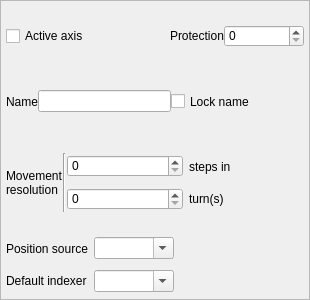
       <widget class="QFrame" name="frame" >
        <property name="sizePolicy" >
         <sizepolicy vsizetype="Expanding" hsizetype="Expanding" >
          <horstretch>0</horstretch>
          <verstretch>0</verstretch>
         </sizepolicy>
        </property>
        <property name="minimumSize" >
         <size>
          <width>192</width>
          <height>300</height>
         </size>
        </property>
        <property name="sizeIncrement" >
         <size>
          <width>30</width>
          <height>30</height>
         </size>
        </property>
        <property name="baseSize" >
         <size>
          <width>192</width>
          <height>197</height>
         </size>
        </property>
        <property name="frameShape" >
         <enum>QFrame::StyledPanel</enum>
        </property>
        <property name="frameShadow" >
         <enum>QFrame::Raised</enum>
        </property>
        <layout class="QGridLayout" >
         <property name="leftMargin" >
          <number>5</number>
         </property>
         <property name="topMargin" >
          <number>5</number>
         </property>
         <property name="rightMargin" >
          <number>5</number>
         </property>
         <property name="bottomMargin" >
          <number>5</number>
         </property>
         <property name="horizontalSpacing" >
          <number>0</number>
         </property>
         <property name="verticalSpacing" >
          <number>6</number>
         </property>
         <item row="0" column="0" >
          <layout class="QHBoxLayout" >
           <item>
            <widget class="QCheckBox" name="ACTIVE" >
             <property name="sizePolicy" >
              <sizepolicy vsizetype="Expanding" hsizetype="Expanding" >
               <horstretch>0</horstretch>
               <verstretch>0</verstretch>
              </sizepolicy>
             </property>
             <property name="minimumSize" >
              <size>
               <width>60</width>
               <height>16</height>
              </size>
             </property>
             <property name="baseSize" >
              <size>
               <width>66</width>
               <height>18</height>
              </size>
             </property>
             <property name="font" >
              <font>
               <pointsize>9</pointsize>
              </font>
             </property>
             <property name="text" >
              <string>Active axis</string>
             </property>
            </widget>
           </item>
           <item>
            <spacer>
             <property name="orientation" >
              <enum>Qt::Horizontal</enum>
             </property>
             <property name="sizeHint" >
              <size>
               <width>40</width>
               <height>16</height>
              </size>
             </property>
            </spacer>
           </item>
           <item>
            <widget class="QLabel" name="label" >
             <property name="sizePolicy" >
              <sizepolicy vsizetype="Expanding" hsizetype="Fixed" >
               <horstretch>0</horstretch>
               <verstretch>0</verstretch>
              </sizepolicy>
             </property>
             <property name="minimumSize" >
              <size>
               <width>45</width>
               <height>16</height>
              </size>
             </property>
             <property name="baseSize" >
              <size>
               <width>39</width>
               <height>16</height>
              </size>
             </property>
             <property name="font" >
              <font>
               <pointsize>9</pointsize>
              </font>
             </property>
             <property name="text" >
              <string>Protection</string>
             </property>
            </widget>
           </item>
           <item>
            <widget class="QSpinBox" name="PROTLEVEL" >
             <property name="sizePolicy" >
              <sizepolicy vsizetype="Maximum" hsizetype="Expanding" >
               <horstretch>0</horstretch>
               <verstretch>0</verstretch>
              </sizepolicy>
             </property>
             <property name="minimumSize" >
              <size>
               <width>50</width>
               <height>16</height>
              </size>
             </property>
             <property name="maximumSize" >
              <size>
               <width>16777215</width>
               <height>22</height>
              </size>
             </property>
             <property name="mouseTracking" >
              <bool>false</bool>
             </property>
             <property name="focusPolicy" >
              <enum>Qt::NoFocus</enum>
             </property>
             <property name="contextMenuPolicy" >
              <enum>Qt::NoContextMenu</enum>
             </property>
             <property name="autoFillBackground" >
              <bool>false</bool>
             </property>
             <property name="editable" stdset="0" >
              <bool>true</bool>
             </property>
            </widget>
           </item>
          </layout>
         </item>
         <item row="1" column="0" >
          <layout class="QHBoxLayout" >
           <item>
            <widget class="QLabel" name="label_2" >
             <property name="sizePolicy" >
              <sizepolicy vsizetype="Expanding" hsizetype="Fixed" >
               <horstretch>0</horstretch>
               <verstretch>0</verstretch>
              </sizepolicy>
             </property>
             <property name="minimumSize" >
              <size>
               <width>25</width>
               <height>16</height>
              </size>
             </property>
             <property name="baseSize" >
              <size>
               <width>39</width>
               <height>16</height>
              </size>
             </property>
             <property name="text" >
              <string>Name</string>
             </property>
            </widget>
           </item>
           <item>
            <widget class="QLineEdit" name="txtDriverName" >
             <property name="sizePolicy" >
              <sizepolicy vsizetype="Maximum" hsizetype="Expanding" >
               <horstretch>0</horstretch>
               <verstretch>0</verstretch>
              </sizepolicy>
             </property>
             <property name="minimumSize" >
              <size>
               <width>75</width>
               <height>16</height>
              </size>
             </property>
             <property name="maximumSize" >
              <size>
               <width>16777215</width>
               <height>22</height>
              </size>
             </property>
             <property name="baseSize" >
              <size>
               <width>100</width>
               <height>20</height>
              </size>
             </property>
            </widget>
           </item>
           <item>
            <widget class="QCheckBox" name="NAMELOCK" >
             <property name="sizePolicy" >
              <sizepolicy vsizetype="Expanding" hsizetype="Expanding" >
               <horstretch>0</horstretch>
               <verstretch>0</verstretch>
              </sizepolicy>
             </property>
             <property name="minimumSize" >
              <size>
               <width>65</width>
               <height>16</height>
              </size>
             </property>
             <property name="baseSize" >
              <size>
               <width>66</width>
               <height>18</height>
              </size>
             </property>
             <property name="text" >
              <string>Lock name</string>
             </property>
            </widget>
           </item>
          </layout>
         </item>
         <item row="2" column="0" >
          <spacer>
           <property name="orientation" >
            <enum>Qt::Vertical</enum>
           </property>
           <property name="sizeType" >
            <enum>QSizePolicy::Fixed</enum>
           </property>
           <property name="sizeHint" >
            <size>
             <width>186</width>
             <height>16</height>
            </size>
           </property>
          </spacer>
         </item>
         <item row="3" column="0" >
          <layout class="QHBoxLayout" >
           <property name="bottomMargin" >
            <number>1</number>
           </property>
           <item>
            <layout class="QHBoxLayout" >
             <item>
              <widget class="QLabel" name="label_3" >
               <property name="sizePolicy" >
                <sizepolicy vsizetype="Expanding" hsizetype="Fixed" >
                 <horstretch>0</horstretch>
                 <verstretch>0</verstretch>
                </sizepolicy>
               </property>
               <property name="minimumSize" >
                <size>
                 <width>44</width>
                 <height>16</height>
                </size>
               </property>
               <property name="baseSize" >
                <size>
                 <width>39</width>
                 <height>16</height>
                </size>
               </property>
               <property name="text" >
                <string>Movement resolution</string>
               </property>
               <property name="wordWrap" >
                <bool>true</bool>
               </property>
              </widget>
             </item>
             <item>
              <widget class="Line" name="line" >
               <property name="sizePolicy" >
                <sizepolicy vsizetype="Expanding" hsizetype="Fixed" >
                 <horstretch>0</horstretch>
                 <verstretch>0</verstretch>
                </sizepolicy>
               </property>
               <property name="minimumSize" >
                <size>
                 <width>5</width>
                 <height>50</height>
                </size>
               </property>
               <property name="baseSize" >
                <size>
                 <width>10</width>
                 <height>61</height>
                </size>
               </property>
               <property name="orientation" >
                <enum>Qt::Vertical</enum>
               </property>
              </widget>
             </item>
            </layout>
           </item>
           <item>
            <layout class="QGridLayout" >
             <property name="topMargin" >
              <number>0</number>
             </property>
             <property name="bottomMargin" >
              <number>0</number>
             </property>
             <property name="horizontalSpacing" >
              <number>6</number>
             </property>
             <property name="verticalSpacing" >
              <number>6</number>
             </property>
             <item row="0" column="0" >
              <widget class="QSpinBox" name="ANSTEP" >
               <property name="sizePolicy" >
                <sizepolicy vsizetype="Maximum" hsizetype="Expanding" >
                 <horstretch>0</horstretch>
                 <verstretch>0</verstretch>
                </sizepolicy>
               </property>
               <property name="minimumSize" >
                <size>
                 <width>80</width>
                 <height>16</height>
                </size>
               </property>
               <property name="maximumSize" >
                <size>
                 <width>16777215</width>
                 <height>22</height>
                </size>
               </property>
               <property name="baseSize" >
                <size>
                 <width>80</width>
                 <height>16</height>
                </size>
               </property>
               <property name="wrapping" >
                <bool>false</bool>
               </property>
              </widget>
             </item>
             <item row="0" column="1" >
              <widget class="QLabel" name="label_4" >
               <property name="sizePolicy" >
                <sizepolicy vsizetype="Expanding" hsizetype="Expanding" >
                 <horstretch>0</horstretch>
                 <verstretch>0</verstretch>
                </sizepolicy>
               </property>
               <property name="minimumSize" >
                <size>
                 <width>35</width>
                 <height>16</height>
                </size>
               </property>
               <property name="baseSize" >
                <size>
                 <width>39</width>
                 <height>16</height>
                </size>
               </property>
               <property name="text" >
                <string>steps in</string>
               </property>
              </widget>
             </item>
             <item row="1" column="0" >
              <widget class="QSpinBox" name="ANTURN" >
               <property name="sizePolicy" >
                <sizepolicy vsizetype="Maximum" hsizetype="Expanding" >
                 <horstretch>0</horstretch>
                 <verstretch>0</verstretch>
                </sizepolicy>
               </property>
               <property name="minimumSize" >
                <size>
                 <width>80</width>
                 <height>16</height>
                </size>
               </property>
               <property name="maximumSize" >
                <size>
                 <width>16777215</width>
                 <height>22</height>
                </size>
               </property>
               <property name="baseSize" >
                <size>
                 <width>80</width>
                 <height>16</height>
                </size>
               </property>
              </widget>
             </item>
             <item row="1" column="1" >
              <widget class="QLabel" name="label_5" >
               <property name="sizePolicy" >
                <sizepolicy vsizetype="Expanding" hsizetype="Expanding" >
                 <horstretch>0</horstretch>
                 <verstretch>0</verstretch>
                </sizepolicy>
               </property>
               <property name="minimumSize" >
                <size>
                 <width>30</width>
                 <height>16</height>
                </size>
               </property>
               <property name="baseSize" >
                <size>
                 <width>39</width>
                 <height>16</height>
                </size>
               </property>
               <property name="text" >
                <string>turn(s)</string>
               </property>
              </widget>
             </item>
            </layout>
           </item>
          </layout>
         </item>
         <item row="4" column="0" >
          <spacer>
           <property name="orientation" >
            <enum>Qt::Vertical</enum>
           </property>
           <property name="sizeType" >
            <enum>QSizePolicy::Fixed</enum>
           </property>
           <property name="sizeHint" >
            <size>
             <width>186</width>
             <height>16</height>
            </size>
           </property>
          </spacer>
         </item>
         <item row="5" column="0" >
          <layout class="QGridLayout" >
           <property name="horizontalSpacing" >
            <number>6</number>
           </property>
           <property name="verticalSpacing" >
            <number>6</number>
           </property>
           <item row="0" column="0" >
            <widget class="QLabel" name="label_6" >
             <property name="sizePolicy" >
              <sizepolicy vsizetype="Expanding" hsizetype="Fixed" >
               <horstretch>0</horstretch>
               <verstretch>0</verstretch>
              </sizepolicy>
             </property>
             <property name="minimumSize" >
              <size>
               <width>70</width>
               <height>16</height>
              </size>
             </property>
             <property name="baseSize" >
              <size>
               <width>50</width>
               <height>16</height>
              </size>
             </property>
             <property name="text" >
              <string>Position source</string>
             </property>
            </widget>
           </item>
           <item row="1" column="0" >
            <widget class="QLabel" name="label_7" >
             <property name="sizePolicy" >
              <sizepolicy vsizetype="Expanding" hsizetype="Fixed" >
               <horstretch>0</horstretch>
               <verstretch>0</verstretch>
              </sizepolicy>
             </property>
             <property name="minimumSize" >
              <size>
               <width>70</width>
               <height>16</height>
              </size>
             </property>
             <property name="baseSize" >
              <size>
               <width>50</width>
               <height>16</height>
              </size>
             </property>
             <property name="text" >
              <string>Default indexer</string>
             </property>
            </widget>
           </item>
           <item row="1" column="2" >
            <spacer>
             <property name="orientation" >
              <enum>Qt::Horizontal</enum>
             </property>
             <property name="sizeHint" >
              <size>
               <width>130</width>
               <height>16</height>
              </size>
             </property>
            </spacer>
           </item>
           <item row="0" column="2" >
            <spacer>
             <property name="orientation" >
              <enum>Qt::Horizontal</enum>
             </property>
             <property name="sizeHint" >
              <size>
               <width>130</width>
               <height>16</height>
              </size>
             </property>
            </spacer>
           </item>
           <item row="0" column="1" >
            <widget class="QComboBox" name="POSSRC" >
             <property name="sizePolicy" >
              <sizepolicy vsizetype="Maximum" hsizetype="Expanding" >
               <horstretch>0</horstretch>
               <verstretch>0</verstretch>
              </sizepolicy>
             </property>
             <property name="minimumSize" >
              <size>
               <width>80</width>
               <height>16</height>
              </size>
             </property>
             <property name="maximumSize" >
              <size>
               <width>16777215</width>
               <height>22</height>
              </size>
             </property>
             <property name="editable" >
              <bool>true</bool>
             </property>
            </widget>
           </item>
           <item row="1" column="1" >
            <widget class="QComboBox" name="INDEXER" >
             <property name="sizePolicy" >
              <sizepolicy vsizetype="Maximum" hsizetype="Expanding" >
               <horstretch>0</horstretch>
               <verstretch>0</verstretch>
              </sizepolicy>
             </property>
             <property name="minimumSize" >
              <size>
               <width>80</width>
               <height>16</height>
              </size>
             </property>
             <property name="maximumSize" >
              <size>
               <width>16777215</width>
               <height>22</height>
              </size>
             </property>
             <property name="editable" >
              <bool>true</bool>
             </property>
            </widget>
           </item>
          </layout>
         </item>
        </layout>
       </widget>
